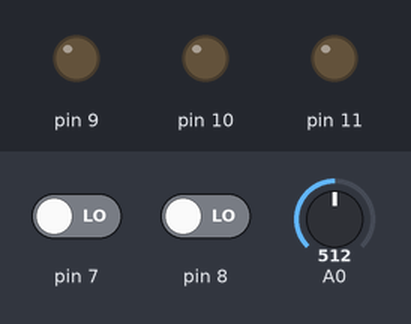
Recording of a sketch running on a simulated Arduino Uno, built with avr-gcc and run on an emulated ATmega328P. Parts: output pins drawn as LEDs (lit = HIGH). Dashed ring = blinking. Inputs (shaded band) come from the test bench; at power-on: pin 7 LOW, A0 = 512, pin 8 LOW.

Above: at 1.2 s.
1.3 s: pin 7 driven HIGH
At 1.7 s:
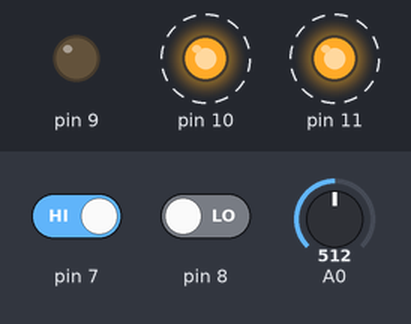
4.3 s: A0 set to 351
7.3 s: A0 set to 333
10.3 s: pin 8 driven HIGH
At 11.7 s:
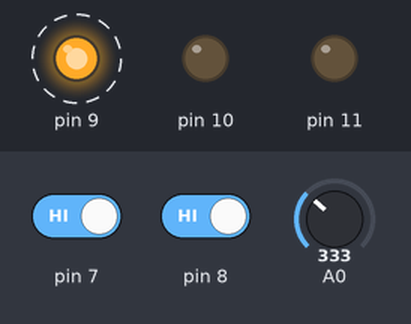
16.3 s: pin 7 driven LOW
At 16.7 s:
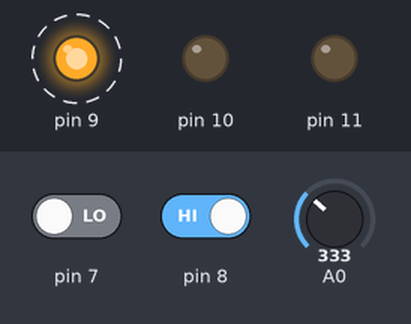
19.3 s: A0 set to 511
At 21.7 s:
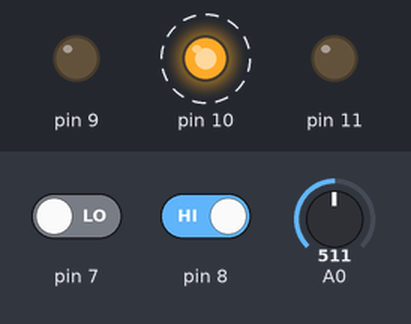
Timing chart, 0 to 23.3 s (numbered marks = the images above; inputs shaded):
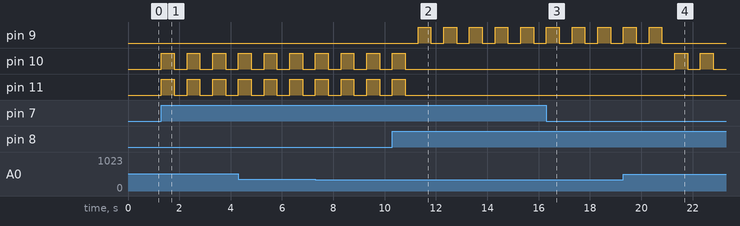

Measured:
- after the input at 1.3 s, pin 10, pin 11: alternates HIGH for 0.50 s and LOW for 0.50 s, starting at once
- after the input at 10.3 s, pin 10: goes on until 10.8 s, then stays LOW
- after the input at 16.3 s, pin 10: stops changing and stays LOW
- after the input at 19.3 s, pin 9: goes on until 20.8 s, then stays LOW; pin 10: alternates HIGH for 0.50 s and LOW for 0.50 s, starting after 2.0 s
- by itself, pin 9: alternates HIGH for 0.50 s and LOW for 0.50 s

The sketch:

19-12-07_if_for_test.ino
```cpp
void setup() {
  pinMode(A0, INPUT);
  pinMode(7, INPUT);
  pinMode(8, INPUT);
  pinMode(9, OUTPUT);
  pinMode(10, OUTPUT);
  pinMode(11, OUTPUT);
}

void loop(){
  if(analogRead(A0)<341)
  {
    if(digitalRead(8) == HIGH)
    {
      for(int i=0; i<5; i++)
      {
        digitalWrite(9, HIGH);
        delay(500);
        digitalWrite(9, LOW);
        delay(500);
      }
    }
    if(digitalRead(7) == HIGH)
    {
      for(int i=0; i<5; i++)
      {
        digitalWrite(9, HIGH);
        digitalWrite(10, HIGH);
        delay(500);
        digitalWrite(9, LOW);
        digitalWrite(10, LOW);
        delay(500);
      }
    }
  }
  if(341<= analogRead(A0) && analogRead(A0) <682)
  {
    if(digitalRead(8) == HIGH)
    {
      for(int i=0; i<5; i++)
      {
        digitalWrite(10, HIGH);
        delay(500);
        digitalWrite(10, LOW);
        delay(500);
      }
    }
    if(digitalRead(7) == HIGH)
    {
      for(int i=0; i<5; i++)
      {
        digitalWrite(10, HIGH);
        digitalWrite(11, HIGH);
        delay(500);
        digitalWrite(10, LOW);
        digitalWrite(11, LOW);
        delay(500);
      }
    }
  }
  if(682<= analogRead(A0))
  {
    if(digitalRead(8) == HIGH)
    {
      for(int i=0; i<5; i++)
      {
        digitalWrite(11, HIGH);
        delay(500);
        digitalWrite(11, LOW);
        delay(500);
      }
    }
    if(digitalRead(7) == HIGH)
    {
      for(int i=0; i<5; i++)
      {
        digitalWrite(11, HIGH);
        digitalWrite(9, HIGH);
        delay(500);
        digitalWrite(11, LOW);
        digitalWrite(9, LOW);
        delay(500);
      }
    }
  }
}
```
